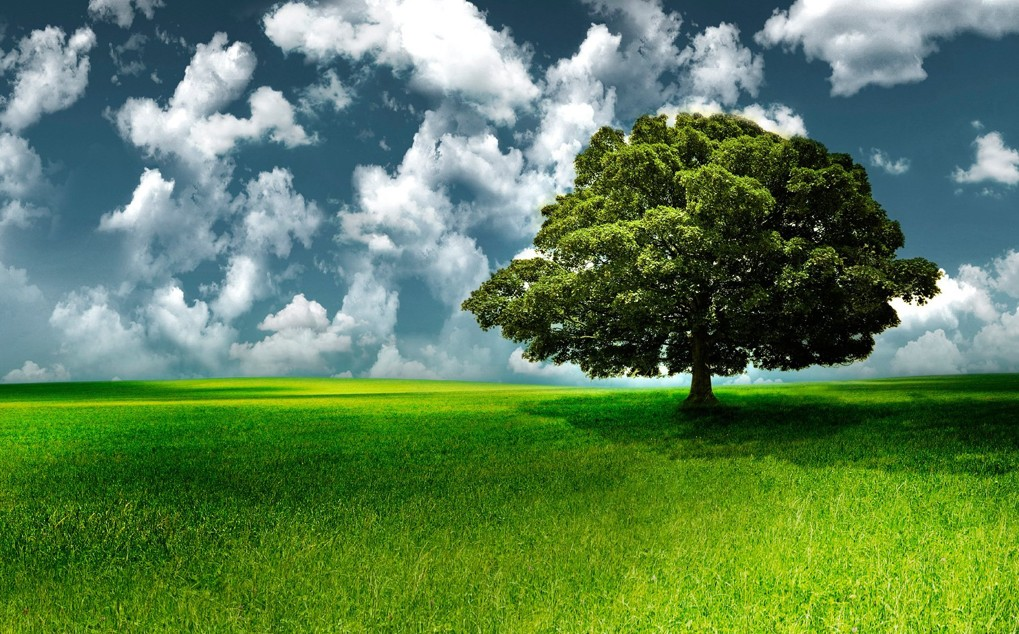
#> input picture part1_DIP_weeks01-08/week01_digital_imaging_fundamentals/3.jpg, 1019 x 634 px
$ jupyter execute digital_imaging_fundamentals.ipynb   (shell and % lines are left out)
#> lines starting #> are read from the running program, lines starting #| are printed output that depends on the picture
# Week 01 · Digital Imaging Fundamentals

**Course:** Computer Vision (BCSE)
**Instructor:** Bùi Huy Kiên

---

## 🎯 Mục tiêu học tập
Sau khi hoàn thành bài này, sinh viên sẽ có thể:
- Hiểu được khái niệm về ảnh số (pixel, biểu diễn dưới dạng ma trận).
- Giải thích được các khái niệm lấy mẫu (sampling), lượng tử hóa (quantization) và độ phân giải (resolution).
- Thao tác và hiển thị ảnh bằng OpenCV.
- Quan sát được ảnh hưởng của việc giảm độ phân giải và số mức xám.

## 📘 Ôn tập lý thuyết
- **Ảnh số (Digital Image)** = ma trận 2 chiều gồm các pixel.
- **Lấy mẫu (Sampling)** = chọn số lượng pixel để biểu diễn ảnh.
- **Lượng tử hóa (Quantization)** = quyết định số mức cường độ sáng (mức xám) mà mỗi pixel có thể nhận.
- **Độ phân giải (Resolution)** = được xác định bởi cả việc lấy mẫu và lượng tử hóa.
- **Biểu diễn màu (Color Representation)** = các hệ màu như RGB, Grayscale, HSV.

[cell 1]
import cv2
import matplotlib.pyplot as plt
import numpy as np

# For inline plots

[cell 2]
# Load image
img = cv2.imread("3.jpg")   # replace with any image file
#> img is the input picture: shape (634, 1019, 3); mean B, G, R 85, 128.1, 92.7
img_rgb = cv2.cvtColor(img, cv2.COLOR_BGR2RGB)

plt.imshow(img_rgb)
plt.title("Original Image")
plt.axis("off")
plt.show()

[cell 3]
# Show shape and a few pixel values
print("Image shape (H, W, C):", img_rgb.shape)
#| Image shape (H, W, C): (634, 1019, 3)
print("Pixel at (50,50):", img_rgb[50,50])  # R,G,B values
#| Pixel at (50,50): [155 172 180]

[cell 4]
def downsample(img, factor):
#> called with factor = 4
    h, w = img.shape[:2]
#> h = 634; w = 1019
    return cv2.resize(img, (w//factor, h//factor), interpolation=cv2.INTER_NEAREST)
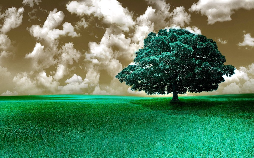
#> returned value: shape (158, 254, 3); mean of channels 0, 1, 2 92.7, 128.1, 85.5; drawn as B, G, R

fig, axes = plt.subplots(1,3, figsize=(12,4))
axes[0].imshow(img_rgb)
axes[0].set_title("Original")
axes[0].axis("off")

axes[1].imshow(downsample(img_rgb, 4))
axes[1].set_title("1/4 Resolution")
axes[1].axis("off")

axes[2].imshow(downsample(img_rgb, 8))
#> call 2 of downsample, with factor = 8
#> in downsample (call 2), `return cv2.resize(img, (w//factor, h//factor), interpolation=cv2.INTER..`:
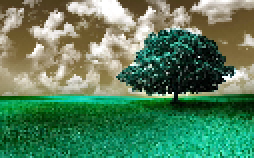
#> returned value: shape (79, 127, 3) (shown 2 times larger); mean of channels 0, 1, 2 92.7, 128.1, 85.9; drawn as B, G, R
axes[2].set_title("1/8 Resolution")
axes[2].axis("off")
plt.show()
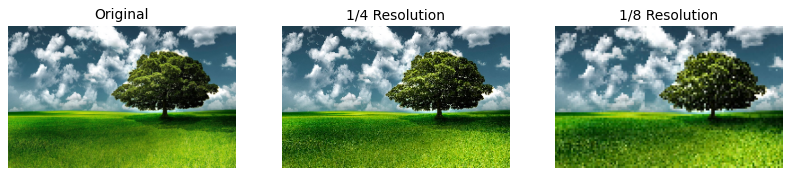
#> figure drawn by matplotlib, 3 panels

[cell 5]
def quantize_gray(img, levels):
    gray = cv2.cvtColor(img, cv2.COLOR_RGB2GRAY)
    max_val = 256
    step = max_val // levels
    return (gray // step) * step

levels = [256, 16, 8, 4]
fig, axes = plt.subplots(1, len(levels), figsize=(16,4))
for i, l in enumerate(levels):
    q = quantize_gray(img_rgb, l)
    axes[i].imshow(q, cmap="gray")
    axes[i].set_title(f"Quantization: {l} levels")
    axes[i].axis("off")
#> this loop made 4 passes
#> pass 1, in quantize_gray, `gray = cv2.cvtColor(img, cv2.COLOR_RGB2GRAY)`:
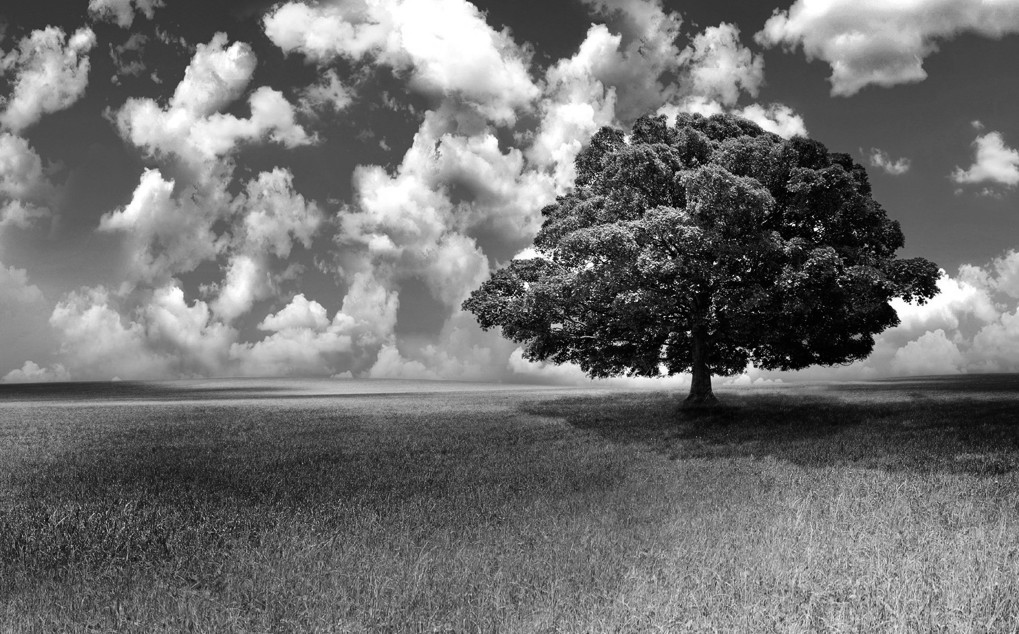
#> gray: shape (634, 1019); min 0, max 255, mean 112.6
#> pass 3, `q = quantize_gray(img_rgb, l)`:
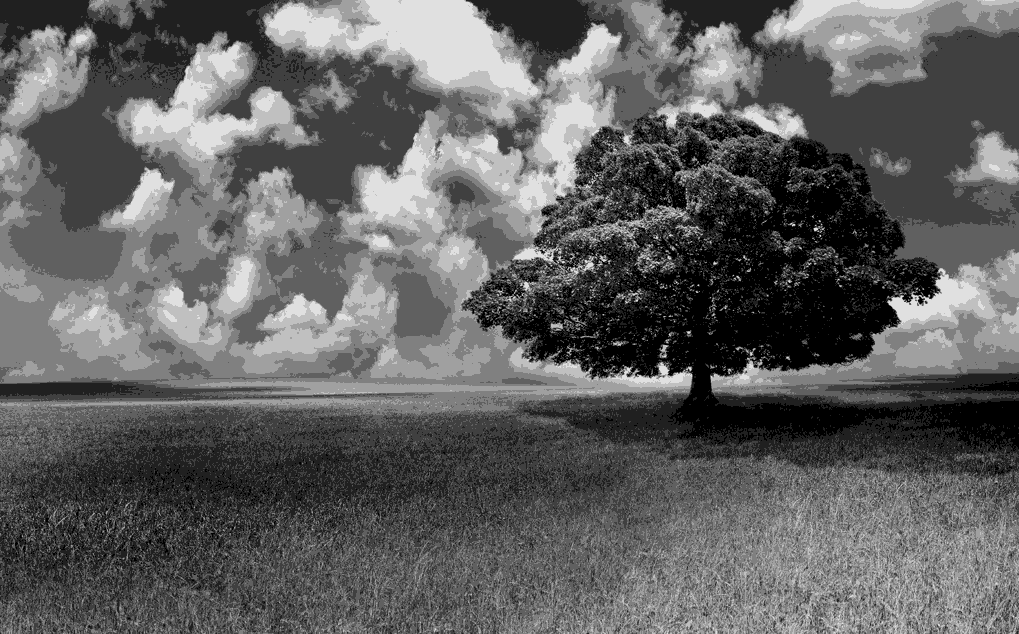
#> q: shape (634, 1019); min 0, max 224, mean 97.1
plt.show()
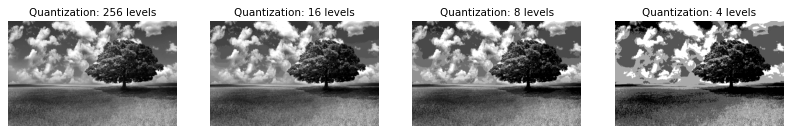
#> figure drawn by matplotlib, 4 panels

[cell 6]
r, g, b = cv2.split(img_rgb)
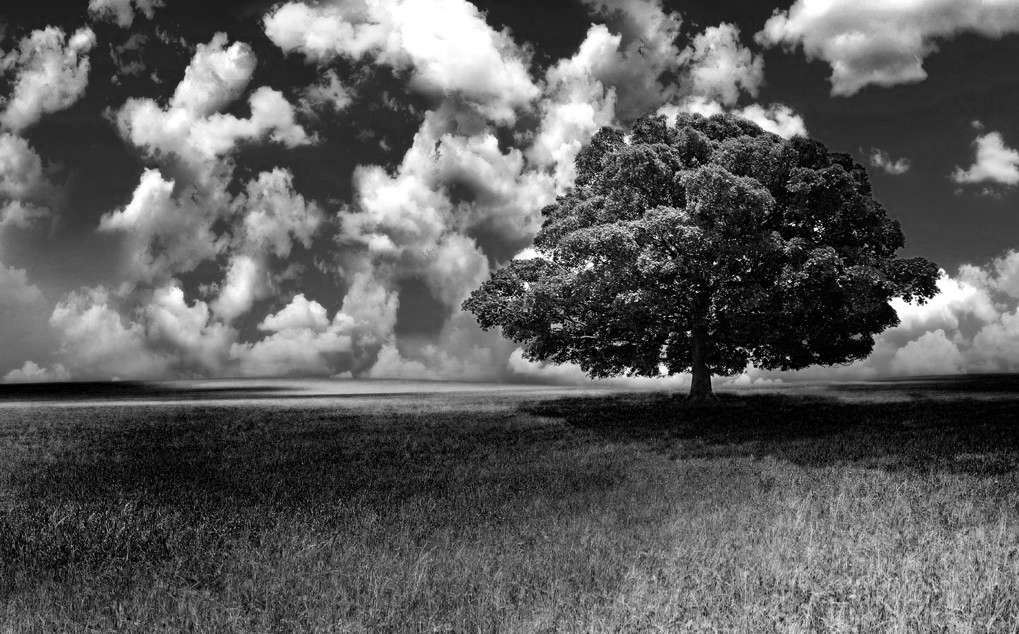
#> r: shape (634, 1019); min 0, max 255, mean 92.7
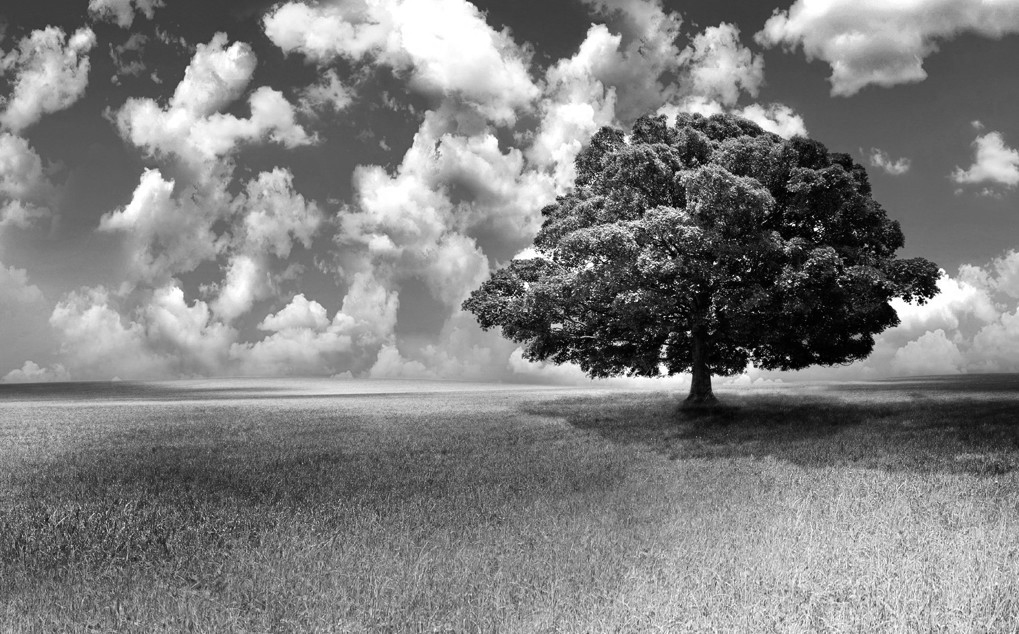
#> g: shape (634, 1019); min 0, max 255, mean 128.1
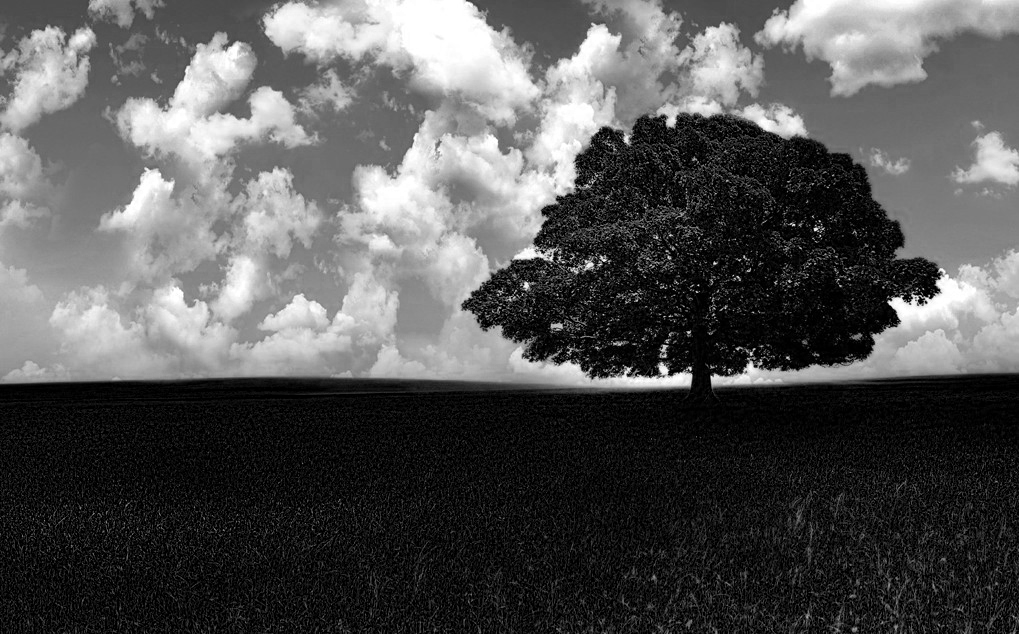
#> b: shape (634, 1019); min 0, max 255, mean 85

fig, axes = plt.subplots(1,4, figsize=(16,4))
axes[0].imshow(img_rgb)
axes[0].set_title("Original")
axes[0].axis("off")

axes[1].imshow(r, cmap="Reds")
axes[1].set_title("Red Channel")
axes[1].axis("off")

axes[2].imshow(g, cmap="Greens")
axes[2].set_title("Green Channel")
axes[2].axis("off")

axes[3].imshow(b, cmap="Blues")
axes[3].set_title("Blue Channel")
axes[3].axis("off")
plt.show()
